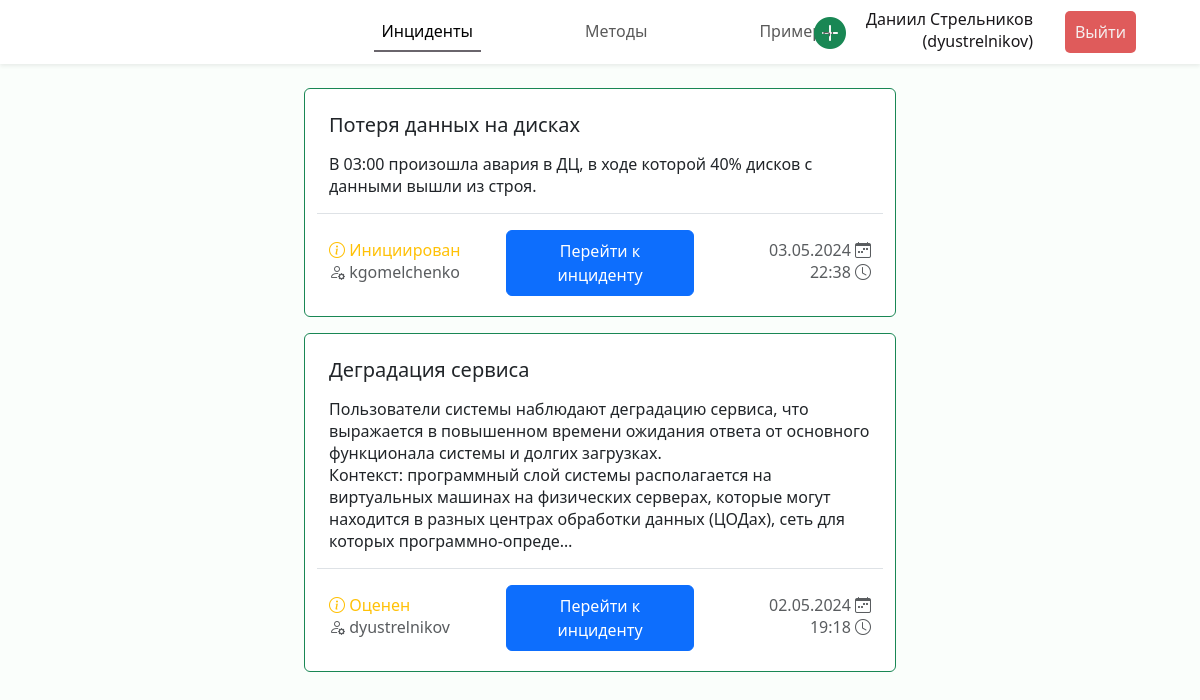
Before: /incidents (signed in) with the older database file.
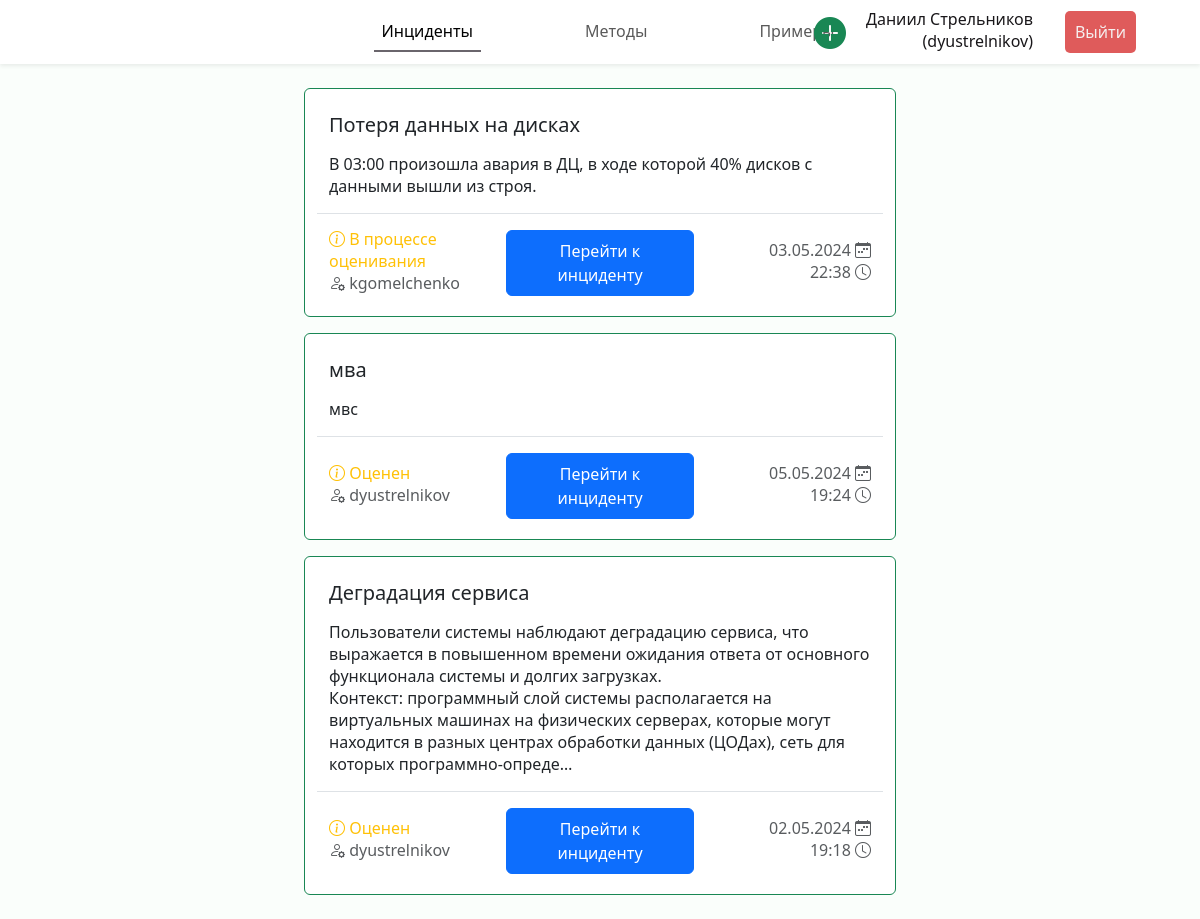
After: the same page with the newer database file.
### incidents/models.py (models this page shows, shortened)
class Incident(models.Model):
    name = models.CharField("Название", max_length=100)
    description = models.TextField("Описание")
    created_at = models.DateTimeField("Создан")
    results = models.JSONField("Результаты", null=True, blank=True)
    creator = models.ForeignKey(Expert, verbose_name="Инициатор", on_delete=models.CASCADE,
                                related_name="authored_incidents")
    status = models.ForeignKey(Status, verbose_name="Статус", on_delete=models.CASCADE)
    criteries = models.ManyToManyField(Criteria, through="IncidentCriteria")
    experts = models.ManyToManyField(Expert, through="IncidentExpert")
    class Meta:
        verbose_name = "Инцидент"
        verbose_name_plural = "Инциденты"

class Status(models.Model):
    name = models.CharField("Наименование", max_length=100)
    def __str__(self) -> str:
        return self.name
    class Meta:
        verbose_name = "Статус"
        verbose_name_plural = "Статусы"

class Expert(models.Model):
    user = models.OneToOneField(User, verbose_name="Пользователь", on_delete=models.CASCADE)
    class Meta:
        verbose_name = "Эксперт"
        verbose_name_plural = "Эксперты"

### incidents/views.py (the view)
# urls.py: path("incidents", views.incidents_list, name="incidents"),
@login_required(login_url='login')
def incidents_list(request) -> HttpResponse:
    incidents = Incident.objects.all().annotate(
        is_expert=Count(Case(When(experts__user=request.user, then=1)))
    ).order_by('-is_expert', 'status', '-created_at')
    return render(request, "incidents/incidents.html", {"incidents": incidents})

### incidents/templates/incidents/incidents.html (shortened to what this page needs)
{% extends 'incidents/base.html' %}
{% load static %}
{% block header %}
<header class="header fixed-top shadow-sm d-flex">
    <nav class="navbar navbar-expand-lg w-100">
        <div class="collapse navbar-collapse justify-content-center" id="navbarNav">
        <ul class="navbar-nav py-1">
            <li class="nav-item px-5"><a class="nav-link active" href="{% url 'incidents' %}">Инциденты</a></li>
            <li class="nav-item px-5"><a class="nav-link" href="{% url 'methods' %}">Методы</a></li>
            <li class="nav-item px-5"><a class="nav-link" href="{% url 'examples' %}">Примеры</a></li>
        </ul>
        </div>
        <ul class="navbar-nav position-fixed end-0 me-5 align-items-center">
            <li class="nav-item px-1 btn-create-icon">
                <a href="{% url 'incident_create' %}" class="fs-2" title="Инициировать решение инцидента">
                    <i class="bi bi-plus-circle-fill text-success"></i>
                </a>
            </li>
            <li class="nav-item px-3 text-end mb-1">
                <div class="fullname">{{ request.user.get_full_name }}</div>
                <div class="username">({{ request.user.get_username }})</div>
            </li>
            <li class="nav-item px-3">
                <form action="{% url 'logout' %}" method="POST">
                    <button class="logout-btn" type="submit">Выйти</button>
                </form>
            </li>
          </ul>
    </nav>
</header>
{% endblock %}
{% block content %}
<div class="cards d-flex p-2 flex-column align-items-center">
    {% for incident in incidents %}
    <div class="col-lg-6 col-xxl-5 card mb-3 {% if incident.is_expert == 1 %}border-success{% endif %}">
        <div class="card-body m-2 mb-1">
          <h5 class="card-title">{{ incident.name|truncatechars:120 }}</h5>
          <p class="card-text">{{ incident.description|linebreaks|truncatechars:360 }}</p>
          <div class="row justify-content-between align-items-center pt-3 border-top">
            <div class="col">
                <p class="card-subtitle text-warning mb-1"><i class="bi bi-info-circle"></i> {{ incident.status }}</p>
                <p class="card-subtitle text-muted"><i class="bi bi-person-gear"></i> {{ incident.creator.user.get_username  }}</p>
            </div>
            <a href="{% url 'incident' incident.id %}" class="col-4 btn btn-primary px-3 py-2">Перейти к инциденту</a>
            <div class="col">
                <p class="card-subtitle text-muted text-end mb-1">{{ incident.created_at|date:'d.m.Y' }} <i class="bi bi-calendar-week"></i></p>
                <p class="card-subtitle text-muted text-end">{{ incident.created_at|time }} <i class="bi bi-clock"></i></p>
            </div>
          </div>
        </div>
      </div>
    {% endfor %}
</div>
{% endblock %}

Changed rows visible on the page:
changed Incident "Потеря данных на дисках": status "Инициирован" → "В процессе оценивания"
added Incident: name "мва", description "мвс", status "Оценен", creator.user.get_username "dyustrelnikov", created_at "05.05.2024", created_at "19:24"
